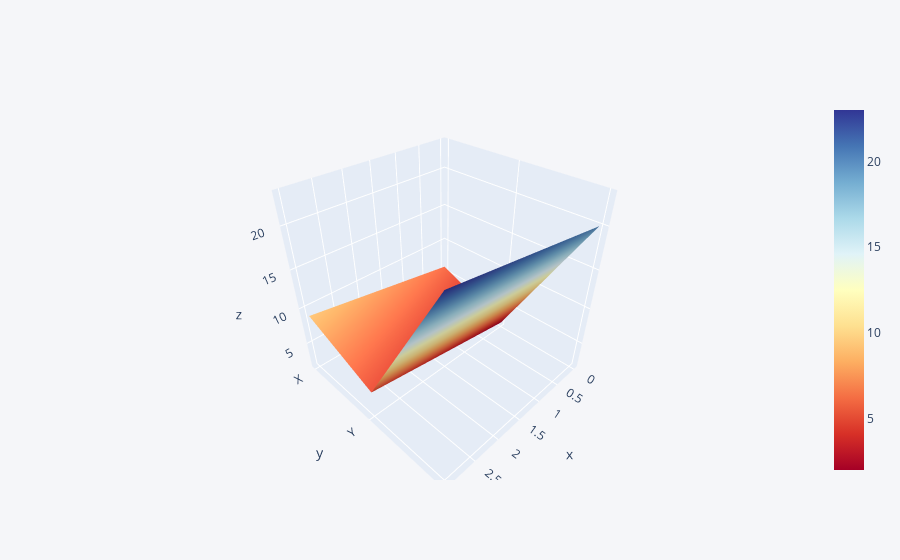

Notebook cell for this chart:
### Code cell
df2.iplot(kind='surface',colorscale='rdylbu')

### Figure 1 — Plotly figure (JSON) as saved in the notebook; plotly's stock layout.template omitted (floating-point values rounded to 4 significant figures)
{"data": [{"colorscale": [[0, "rgb(165,0,38)"], [0.1, "rgb(215,48,39)"], [0.2, "rgb(244,109,67)"], [0.3, "rgb(253,174,97)"], [0.4, "rgb(254,224,144)"], [0.5, "rgb(255,255,191)"], [0.6, "rgb(224,243,248)"], [0.7, "rgb(171,217,233)"], [0.8, "rgb(116,173,209)"], [0.9, "rgb(69,117,180)"], [1, "rgb(49,54,149)"]], "type": "surface", "x": [0, 1, 2, 3], "y": ["X", "Y", "Z"], "z": [[6, 7, 8, 9], [2, 3, 4, 5], [20, 21, 22, 23]]}], "layout": {"legend": {"bgcolor": "#F5F6F9", "font": {"color": "#4D5663"}}, "paper_bgcolor": "#F5F6F9", "plot_bgcolor": "#F5F6F9", "title": {"font": {"color": "#4D5663"}}, "xaxis": {"gridcolor": "#E1E5ED", "showgrid": true, "tickfont": {"color": "#4D5663"}, "title": {"font": {"color": "#4D5663"}, "text": ""}, "zerolinecolor": "#E1E5ED"}, "yaxis": {"gridcolor": "#E1E5ED", "showgrid": true, "tickfont": {"color": "#4D5663"}, "title": {"font": {"color": "#4D5663"}, "text": ""}, "zerolinecolor": "#E1E5ED"}}}
